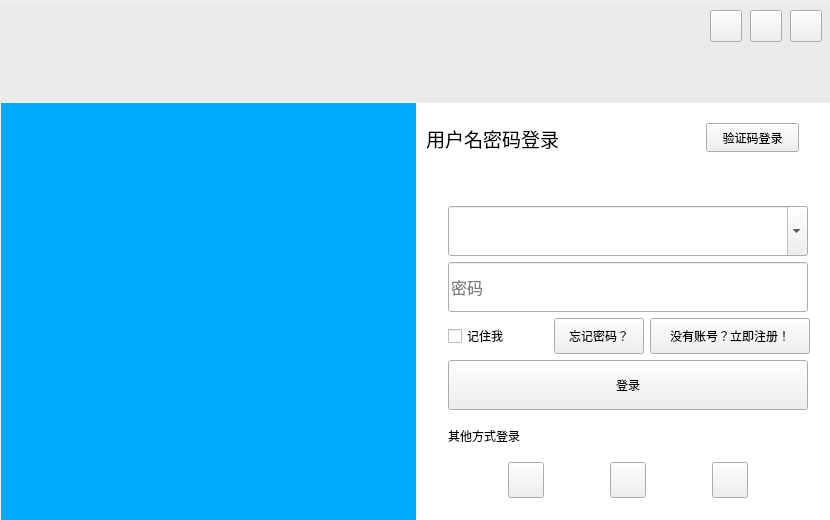
<?xml version="1.0" encoding="UTF-8"?>
<ui version="4.0">
 <class>LoginWidget</class>
 <widget class="QWidget" name="LoginWidget">
  <property name="geometry">
   <rect>
    <x>0</x>
    <y>0</y>
    <width>830</width>
    <height>520</height>
   </rect>
  </property>
  <property name="minimumSize">
   <size>
    <width>830</width>
    <height>520</height>
   </size>
  </property>
  <property name="maximumSize">
   <size>
    <width>830</width>
    <height>520</height>
   </size>
  </property>
  <property name="windowTitle">
   <string>Form</string>
  </property>
  <property name="styleSheet">
   <string notr="true">QWidget#widget_right{
	background-color: rgb(255, 255, 255);
}
QLabel#label_left{
	
	background-color: rgb(0, 170, 255);
}
QLabel#label_up{
	
	background-color: rgb(235, 235, 235);
}</string>
  </property>
  <widget class="QLabel" name="label_up">
   <property name="geometry">
    <rect>
     <x>1</x>
     <y>2</y>
     <width>830</width>
     <height>100</height>
    </rect>
   </property>
   <property name="minimumSize">
    <size>
     <width>830</width>
     <height>100</height>
    </size>
   </property>
   <property name="maximumSize">
    <size>
     <width>830</width>
     <height>100</height>
    </size>
   </property>
   <property name="text">
    <string/>
   </property>
  </widget>
  <widget class="QPushButton" name="pushButton_close">
   <property name="geometry">
    <rect>
     <x>790</x>
     <y>10</y>
     <width>32</width>
     <height>32</height>
    </rect>
   </property>
   <property name="text">
    <string/>
   </property>
  </widget>
  <widget class="QPushButton" name="pushButton_mini">
   <property name="geometry">
    <rect>
     <x>750</x>
     <y>10</y>
     <width>32</width>
     <height>32</height>
    </rect>
   </property>
   <property name="text">
    <string/>
   </property>
  </widget>
  <widget class="QPushButton" name="pushButton_set_up">
   <property name="geometry">
    <rect>
     <x>710</x>
     <y>10</y>
     <width>32</width>
     <height>32</height>
    </rect>
   </property>
   <property name="text">
    <string/>
   </property>
  </widget>
  <widget class="QWidget" name="">
   <property name="geometry">
    <rect>
     <x>1</x>
     <y>102</y>
     <width>832</width>
     <height>422</height>
    </rect>
   </property>
   <layout class="QHBoxLayout" name="horizontalLayout">
    <property name="spacing">
     <number>0</number>
    </property>
    <item>
     <widget class="QLabel" name="label_left">
      <property name="minimumSize">
       <size>
        <width>415</width>
        <height>420</height>
       </size>
      </property>
      <property name="maximumSize">
       <size>
        <width>415</width>
        <height>420</height>
       </size>
      </property>
      <property name="text">
       <string/>
      </property>
     </widget>
    </item>
    <item>
     <widget class="QWidget" name="widget_right" native="true">
      <property name="minimumSize">
       <size>
        <width>415</width>
        <height>420</height>
       </size>
      </property>
      <property name="maximumSize">
       <size>
        <width>415</width>
        <height>420</height>
       </size>
      </property>
      <widget class="QLabel" name="label_account_passwd">
       <property name="geometry">
        <rect>
         <x>10</x>
         <y>10</y>
         <width>181</width>
         <height>51</height>
        </rect>
       </property>
       <property name="font">
        <font>
         <family>楷体</family>
         <pointsize>14</pointsize>
         <bold>false</bold>
        </font>
       </property>
       <property name="text">
        <string>用户名密码登录</string>
       </property>
      </widget>
      <widget class="QPushButton" name="pushButton_handof_captche">
       <property name="geometry">
        <rect>
         <x>290</x>
         <y>20</y>
         <width>93</width>
         <height>29</height>
        </rect>
       </property>
       <property name="text">
        <string>验证码登录</string>
       </property>
      </widget>
      <widget class="QWidget" name="">
       <property name="geometry">
        <rect>
         <x>32</x>
         <y>103</y>
         <width>362</width>
         <height>292</height>
        </rect>
       </property>
       <layout class="QVBoxLayout" name="verticalLayout">
        <item>
         <widget class="QComboBox" name="comboBox_user_name">
          <property name="minimumSize">
           <size>
            <width>360</width>
            <height>50</height>
           </size>
          </property>
          <property name="maximumSize">
           <size>
            <width>360</width>
            <height>50</height>
           </size>
          </property>
          <property name="font">
           <font>
            <pointsize>12</pointsize>
           </font>
          </property>
          <property name="editable">
           <bool>true</bool>
          </property>
          <property name="placeholderText">
           <string/>
          </property>
         </widget>
        </item>
        <item>
         <widget class="QLineEdit" name="lineEdit_passwd">
          <property name="minimumSize">
           <size>
            <width>360</width>
            <height>50</height>
           </size>
          </property>
          <property name="maximumSize">
           <size>
            <width>360</width>
            <height>50</height>
           </size>
          </property>
          <property name="font">
           <font>
            <pointsize>12</pointsize>
           </font>
          </property>
          <property name="echoMode">
           <enum>QLineEdit::Password</enum>
          </property>
          <property name="placeholderText">
           <string>密码</string>
          </property>
         </widget>
        </item>
        <item>
         <layout class="QHBoxLayout" name="horizontalLayout_2">
          <item>
           <widget class="QCheckBox" name="checkBox_remember">
            <property name="minimumSize">
             <size>
              <width>100</width>
              <height>36</height>
             </size>
            </property>
            <property name="maximumSize">
             <size>
              <width>100</width>
              <height>36</height>
             </size>
            </property>
            <property name="text">
             <string>记住我</string>
            </property>
           </widget>
          </item>
          <item>
           <widget class="QPushButton" name="pushButton_forget_passwd">
            <property name="minimumSize">
             <size>
              <width>90</width>
              <height>36</height>
             </size>
            </property>
            <property name="maximumSize">
             <size>
              <width>90</width>
              <height>36</height>
             </size>
            </property>
            <property name="text">
             <string>忘记密码？</string>
            </property>
           </widget>
          </item>
          <item>
           <widget class="QPushButton" name="pushButton_register">
            <property name="minimumSize">
             <size>
              <width>100</width>
              <height>36</height>
             </size>
            </property>
            <property name="text">
             <string>没有账号？立即注册！</string>
            </property>
           </widget>
          </item>
         </layout>
        </item>
        <item>
         <widget class="QPushButton" name="pushButton_login">
          <property name="minimumSize">
           <size>
            <width>360</width>
            <height>50</height>
           </size>
          </property>
          <property name="maximumSize">
           <size>
            <width>360</width>
            <height>50</height>
           </size>
          </property>
          <property name="text">
           <string>登录</string>
          </property>
         </widget>
        </item>
        <item>
         <widget class="QLabel" name="label_other_login">
          <property name="font">
           <font>
            <family>楷体</family>
           </font>
          </property>
          <property name="contextMenuPolicy">
           <enum>Qt::DefaultContextMenu</enum>
          </property>
          <property name="layoutDirection">
           <enum>Qt::LeftToRight</enum>
          </property>
          <property name="autoFillBackground">
           <bool>false</bool>
          </property>
          <property name="text">
           <string>其他方式登录</string>
          </property>
         </widget>
        </item>
        <item>
         <layout class="QHBoxLayout" name="horizontalLayout_3">
          <item>
           <widget class="QPushButton" name="pushButton_QQ">
            <property name="minimumSize">
             <size>
              <width>36</width>
              <height>36</height>
             </size>
            </property>
            <property name="maximumSize">
             <size>
              <width>36</width>
              <height>36</height>
             </size>
            </property>
            <property name="text">
             <string/>
            </property>
           </widget>
          </item>
          <item>
           <widget class="QPushButton" name="pushButton_wx">
            <property name="minimumSize">
             <size>
              <width>36</width>
              <height>36</height>
             </size>
            </property>
            <property name="maximumSize">
             <size>
              <width>36</width>
              <height>36</height>
             </size>
            </property>
            <property name="text">
             <string/>
            </property>
           </widget>
          </item>
          <item>
           <widget class="QPushButton" name="pushButton_wb">
            <property name="minimumSize">
             <size>
              <width>36</width>
              <height>36</height>
             </size>
            </property>
            <property name="maximumSize">
             <size>
              <width>36</width>
              <height>36</height>
             </size>
            </property>
            <property name="text">
             <string/>
            </property>
           </widget>
          </item>
         </layout>
        </item>
       </layout>
      </widget>
     </widget>
    </item>
   </layout>
  </widget>
 </widget>
 <resources/>
 <connections/>
</ui>
